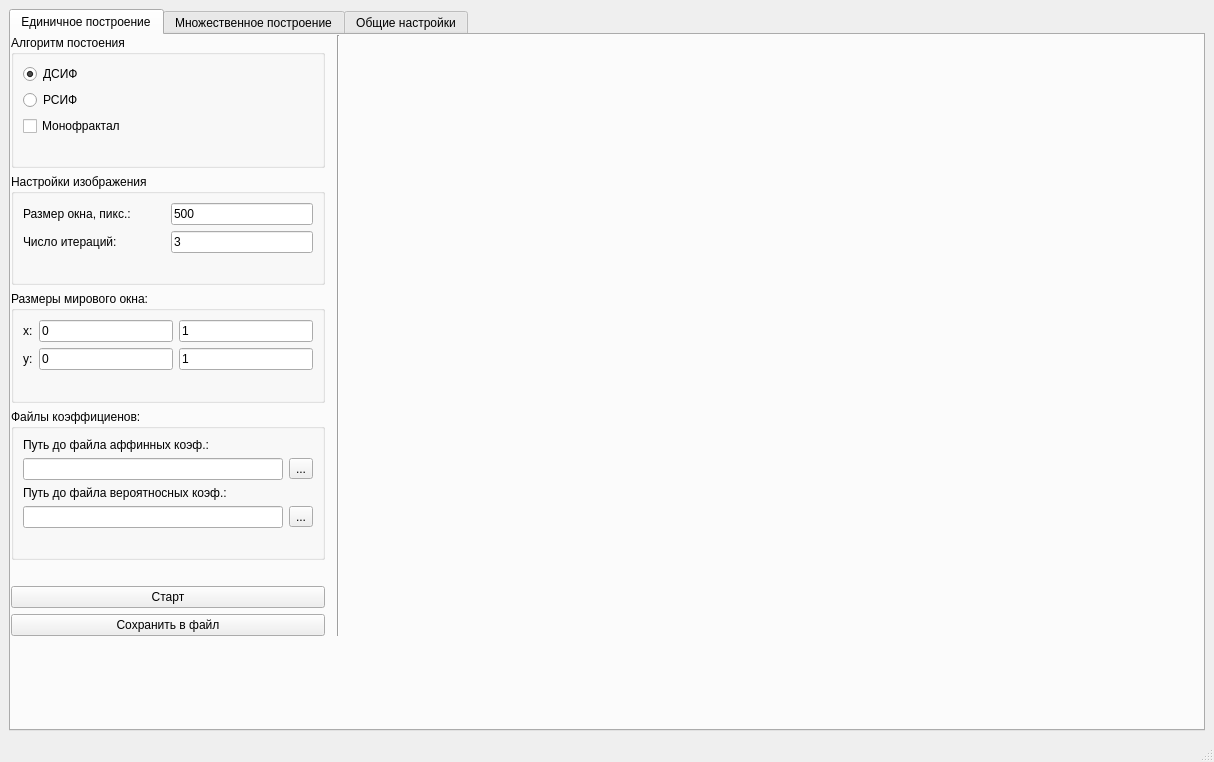
<?xml version="1.0" encoding="UTF-8"?>
<ui version="4.0">
 <class>fmMainMenu</class>
 <widget class="QMainWindow" name="fmMainMenu">
  <property name="geometry">
   <rect>
    <x>0</x>
    <y>0</y>
    <width>1214</width>
    <height>762</height>
   </rect>
  </property>
  <property name="windowTitle">
   <string>AttractorPainter</string>
  </property>
  <property name="windowIcon">
   <iconset>
    <normaloff>src/pixlr-bg-result (2).png</normaloff>
    <disabledoff>src/pixlr-bg-result (1).png</disabledoff>
    <disabledon>src/pixlr-bg-result (1).png</disabledon>src/pixlr-bg-result (2).png</iconset>
  </property>
  <widget class="QWidget" name="centralwidget">
   <layout class="QVBoxLayout" name="verticalLayout_3">
    <item>
     <widget class="QTabWidget" name="tabWidget">
      <property name="currentIndex">
       <number>0</number>
      </property>
      <widget class="QWidget" name="tab_singleBuilding">
       <attribute name="title">
        <string>Единичное построение</string>
       </attribute>
       <widget class="QLabel" name="label">
        <property name="geometry">
         <rect>
          <x>350</x>
          <y>9</y>
          <width>16</width>
          <height>17</height>
         </rect>
        </property>
        <property name="sizePolicy">
         <sizepolicy hsizetype="Minimum" vsizetype="Expanding">
          <horstretch>0</horstretch>
          <verstretch>0</verstretch>
         </sizepolicy>
        </property>
        <property name="text">
         <string/>
        </property>
       </widget>
       <widget class="QWidget" name="layoutWidget">
        <property name="geometry">
         <rect>
          <x>0</x>
          <y>0</y>
          <width>335</width>
          <height>601</height>
         </rect>
        </property>
        <layout class="QHBoxLayout" name="horizontalLayout_2">
         <item>
          <layout class="QVBoxLayout" name="verticalLayout_8">
           <item>
            <widget class="QGroupBox" name="groupBox_algType">
             <property name="title">
              <string>Алгоритм постоения</string>
             </property>
             <property name="flat">
              <bool>false</bool>
             </property>
             <property name="checkable">
              <bool>false</bool>
             </property>
             <layout class="QVBoxLayout" name="verticalLayout_algType">
              <item>
               <layout class="QVBoxLayout" name="verticalLayout">
                <item>
                 <widget class="QRadioButton" name="rb_DSIF">
                  <property name="text">
                   <string>ДСИФ</string>
                  </property>
                  <property name="checked">
                   <bool>true</bool>
                  </property>
                  <attribute name="buttonGroup">
                   <string notr="true">buttonGroup</string>
                  </attribute>
                 </widget>
                </item>
                <item>
                 <widget class="QRadioButton" name="rb_RSIF">
                  <property name="text">
                   <string>РСИФ</string>
                  </property>
                  <property name="checked">
                   <bool>false</bool>
                  </property>
                  <attribute name="buttonGroup">
                   <string notr="true">buttonGroup</string>
                  </attribute>
                 </widget>
                </item>
                <item>
                 <widget class="QCheckBox" name="cb_monocristal">
                  <property name="text">
                   <string>Монофрактал</string>
                  </property>
                 </widget>
                </item>
               </layout>
              </item>
              <item>
               <spacer name="verticalSpacer_2">
                <property name="orientation">
                 <enum>Qt::Vertical</enum>
                </property>
                <property name="sizeType">
                 <enum>QSizePolicy::Preferred</enum>
                </property>
                <property name="sizeHint" stdset="0">
                 <size>
                  <width>20</width>
                  <height>40</height>
                 </size>
                </property>
               </spacer>
              </item>
             </layout>
            </widget>
           </item>
           <item>
            <widget class="QGroupBox" name="groupBox_settings">
             <property name="title">
              <string>Настройки изображения</string>
             </property>
             <layout class="QVBoxLayout" name="verticalLayout_2">
              <item>
               <layout class="QHBoxLayout" name="hl_sizeWindow">
                <item>
                 <widget class="QLabel" name="label_sizeWindow">
                  <property name="text">
                   <string>Размер окна, пикс.:</string>
                  </property>
                 </widget>
                </item>
                <item>
                 <widget class="QLineEdit" name="le_sizeWindow">
                  <property name="sizePolicy">
                   <sizepolicy hsizetype="Minimum" vsizetype="Fixed">
                    <horstretch>0</horstretch>
                    <verstretch>0</verstretch>
                   </sizepolicy>
                  </property>
                  <property name="text">
                   <string>500</string>
                  </property>
                 </widget>
                </item>
               </layout>
              </item>
              <item>
               <layout class="QHBoxLayout" name="hl_level">
                <item>
                 <widget class="QLabel" name="label_level">
                  <property name="text">
                   <string>Число итераций:</string>
                  </property>
                 </widget>
                </item>
                <item>
                 <widget class="QLineEdit" name="le_level">
                  <property name="sizePolicy">
                   <sizepolicy hsizetype="Minimum" vsizetype="Fixed">
                    <horstretch>0</horstretch>
                    <verstretch>0</verstretch>
                   </sizepolicy>
                  </property>
                  <property name="text">
                   <string>3</string>
                  </property>
                 </widget>
                </item>
               </layout>
              </item>
              <item>
               <spacer name="verticalSpacer_3">
                <property name="orientation">
                 <enum>Qt::Vertical</enum>
                </property>
                <property name="sizeType">
                 <enum>QSizePolicy::Preferred</enum>
                </property>
                <property name="sizeHint" stdset="0">
                 <size>
                  <width>20</width>
                  <height>40</height>
                 </size>
                </property>
               </spacer>
              </item>
             </layout>
            </widget>
           </item>
           <item>
            <widget class="QGroupBox" name="groupBox_window">
             <property name="title">
              <string>Размеры мирового окна:</string>
             </property>
             <layout class="QVBoxLayout" name="verticalLayout_9">
              <item>
               <layout class="QHBoxLayout" name="horizontalLayout_6">
                <item>
                 <widget class="QLabel" name="label_2">
                  <property name="text">
                   <string>x:</string>
                  </property>
                 </widget>
                </item>
                <item>
                 <widget class="QLineEdit" name="le_x1">
                  <property name="text">
                   <string>0</string>
                  </property>
                 </widget>
                </item>
                <item>
                 <widget class="QLineEdit" name="le_x2">
                  <property name="text">
                   <string>1</string>
                  </property>
                 </widget>
                </item>
               </layout>
              </item>
              <item>
               <layout class="QHBoxLayout" name="horizontalLayout_8">
                <item>
                 <widget class="QLabel" name="label_4">
                  <property name="text">
                   <string>y:</string>
                  </property>
                 </widget>
                </item>
                <item>
                 <widget class="QLineEdit" name="le_y1">
                  <property name="text">
                   <string>0</string>
                  </property>
                 </widget>
                </item>
                <item>
                 <widget class="QLineEdit" name="le_y2">
                  <property name="text">
                   <string>1</string>
                  </property>
                 </widget>
                </item>
               </layout>
              </item>
              <item>
               <spacer name="verticalSpacer_7">
                <property name="orientation">
                 <enum>Qt::Vertical</enum>
                </property>
                <property name="sizeType">
                 <enum>QSizePolicy::Preferred</enum>
                </property>
                <property name="sizeHint" stdset="0">
                 <size>
                  <width>20</width>
                  <height>40</height>
                 </size>
                </property>
               </spacer>
              </item>
             </layout>
            </widget>
           </item>
           <item>
            <widget class="QGroupBox" name="groupBox_coef">
             <property name="title">
              <string>Файлы коэффициенов:</string>
             </property>
             <layout class="QVBoxLayout" name="verticalLayout_5">
              <item>
               <widget class="QLabel" name="label_coef">
                <property name="text">
                 <string>Путь до файла аффинных коэф.:</string>
                </property>
               </widget>
              </item>
              <item>
               <layout class="QHBoxLayout" name="horizontalLayout_3">
                <item>
                 <widget class="QLineEdit" name="le_pathToCoef"/>
                </item>
                <item>
                 <widget class="QToolButton" name="tb_getPath">
                  <property name="text">
                   <string>...</string>
                  </property>
                 </widget>
                </item>
               </layout>
              </item>
              <item>
               <widget class="QLabel" name="label_coef_probability">
                <property name="text">
                 <string>Путь до файла вероятносных коэф.:</string>
                </property>
               </widget>
              </item>
              <item>
               <layout class="QHBoxLayout" name="hl_pathToCoef_probability">
                <item>
                 <widget class="QLineEdit" name="le_pathToCoef_probability"/>
                </item>
                <item>
                 <widget class="QToolButton" name="tb_getPath_probability">
                  <property name="text">
                   <string>...</string>
                  </property>
                 </widget>
                </item>
               </layout>
              </item>
              <item>
               <spacer name="verticalSpacer">
                <property name="orientation">
                 <enum>Qt::Vertical</enum>
                </property>
                <property name="sizeType">
                 <enum>QSizePolicy::Preferred</enum>
                </property>
                <property name="sizeHint" stdset="0">
                 <size>
                  <width>20</width>
                  <height>40</height>
                 </size>
                </property>
               </spacer>
              </item>
             </layout>
            </widget>
           </item>
           <item>
            <spacer name="verticalSpacer_5">
             <property name="orientation">
              <enum>Qt::Vertical</enum>
             </property>
             <property name="sizeHint" stdset="0">
              <size>
               <width>20</width>
               <height>40</height>
              </size>
             </property>
            </spacer>
           </item>
           <item>
            <layout class="QVBoxLayout" name="vl_buttons">
             <item>
              <widget class="QPushButton" name="pushButton">
               <property name="text">
                <string>Старт</string>
               </property>
              </widget>
             </item>
             <item>
              <widget class="QPushButton" name="pb_saveToFile">
               <property name="text">
                <string>Сохранить в файл</string>
               </property>
              </widget>
             </item>
            </layout>
           </item>
          </layout>
         </item>
         <item>
          <widget class="Line" name="line">
           <property name="sizePolicy">
            <sizepolicy hsizetype="Preferred" vsizetype="Maximum">
             <horstretch>0</horstretch>
             <verstretch>0</verstretch>
            </sizepolicy>
           </property>
           <property name="minimumSize">
            <size>
             <width>15</width>
             <height>300</height>
            </size>
           </property>
           <property name="maximumSize">
            <size>
             <width>16777215</width>
             <height>16777212</height>
            </size>
           </property>
           <property name="orientation">
            <enum>Qt::Vertical</enum>
           </property>
          </widget>
         </item>
        </layout>
       </widget>
      </widget>
      <widget class="QWidget" name="tab_multiplrBuilding">
       <attribute name="title">
        <string>Множественное построение</string>
       </attribute>
       <widget class="QWidget" name="layoutWidget">
        <property name="geometry">
         <rect>
          <x>0</x>
          <y>0</y>
          <width>341</width>
          <height>491</height>
         </rect>
        </property>
        <layout class="QHBoxLayout" name="horizontalLayout_4">
         <item>
          <layout class="QVBoxLayout" name="verticalLayout_allSettings_multiple">
           <item>
            <widget class="QGroupBox" name="groupBox_algType_multiple">
             <property name="title">
              <string>Алгоритм постоения</string>
             </property>
             <property name="flat">
              <bool>false</bool>
             </property>
             <property name="checkable">
              <bool>false</bool>
             </property>
             <layout class="QVBoxLayout" name="verticalLayout_algType_2">
              <item>
               <layout class="QVBoxLayout" name="vl_alg_multiple">
                <item>
                 <widget class="QRadioButton" name="rb_DSIF_multiple">
                  <property name="text">
                   <string>ДСИФ</string>
                  </property>
                  <property name="checked">
                   <bool>true</bool>
                  </property>
                 </widget>
                </item>
                <item>
                 <widget class="QRadioButton" name="rb_RSIF_multiple">
                  <property name="text">
                   <string>РСИФ</string>
                  </property>
                  <property name="checked">
                   <bool>false</bool>
                  </property>
                 </widget>
                </item>
               </layout>
              </item>
              <item>
               <spacer name="vSpaser_alg_multiple">
                <property name="orientation">
                 <enum>Qt::Vertical</enum>
                </property>
                <property name="sizeType">
                 <enum>QSizePolicy::Preferred</enum>
                </property>
                <property name="sizeHint" stdset="0">
                 <size>
                  <width>20</width>
                  <height>40</height>
                 </size>
                </property>
               </spacer>
              </item>
             </layout>
            </widget>
           </item>
           <item>
            <widget class="QGroupBox" name="groupBox_settings_multiple">
             <property name="title">
              <string>Настройки изображения</string>
             </property>
             <layout class="QVBoxLayout" name="verticalLayout_4">
              <item>
               <layout class="QHBoxLayout" name="hl_sizeWindow_multiple">
                <item>
                 <widget class="QLabel" name="label_sizeWindow_multiple">
                  <property name="sizePolicy">
                   <sizepolicy hsizetype="Preferred" vsizetype="Preferred">
                    <horstretch>0</horstretch>
                    <verstretch>0</verstretch>
                   </sizepolicy>
                  </property>
                  <property name="maximumSize">
                   <size>
                    <width>16777215</width>
                    <height>16777215</height>
                   </size>
                  </property>
                  <property name="text">
                   <string>Размер окна, пикс.:</string>
                  </property>
                 </widget>
                </item>
                <item>
                 <widget class="QLineEdit" name="le_sizeWindow_multiple">
                  <property name="sizePolicy">
                   <sizepolicy hsizetype="Preferred" vsizetype="Fixed">
                    <horstretch>0</horstretch>
                    <verstretch>0</verstretch>
                   </sizepolicy>
                  </property>
                  <property name="text">
                   <string>500</string>
                  </property>
                 </widget>
                </item>
               </layout>
              </item>
              <item>
               <layout class="QHBoxLayout" name="hl_level_multiple">
                <item>
                 <widget class="QLabel" name="label_level_multiple">
                  <property name="sizePolicy">
                   <sizepolicy hsizetype="Preferred" vsizetype="Preferred">
                    <horstretch>0</horstretch>
                    <verstretch>0</verstretch>
                   </sizepolicy>
                  </property>
                  <property name="maximumSize">
                   <size>
                    <width>16777215</width>
                    <height>16777215</height>
                   </size>
                  </property>
                  <property name="text">
                   <string>Итерации:</string>
                  </property>
                 </widget>
                </item>
               </layout>
              </item>
              <item>
               <layout class="QHBoxLayout" name="horizontalLayout_5">
                <item>
                 <widget class="QLineEdit" name="le_level_minimum_multiple">
                  <property name="sizePolicy">
                   <sizepolicy hsizetype="Preferred" vsizetype="Preferred">
                    <horstretch>0</horstretch>
                    <verstretch>0</verstretch>
                   </sizepolicy>
                  </property>
                  <property name="minimumSize">
                   <size>
                    <width>0</width>
                    <height>0</height>
                   </size>
                  </property>
                  <property name="maximumSize">
                   <size>
                    <width>16777215</width>
                    <height>16777215</height>
                   </size>
                  </property>
                  <property name="text">
                   <string>3</string>
                  </property>
                 </widget>
                </item>
                <item>
                 <widget class="QLabel" name="label_line">
                  <property name="sizePolicy">
                   <sizepolicy hsizetype="Minimum" vsizetype="Minimum">
                    <horstretch>0</horstretch>
                    <verstretch>0</verstretch>
                   </sizepolicy>
                  </property>
                  <property name="minimumSize">
                   <size>
                    <width>10</width>
                    <height>10</height>
                   </size>
                  </property>
                  <property name="text">
                   <string>&lt;html&gt;&lt;head/&gt;&lt;body&gt;&lt;p align=&quot;center&quot;&gt;-&lt;/p&gt;&lt;/body&gt;&lt;/html&gt;</string>
                  </property>
                 </widget>
                </item>
                <item>
                 <widget class="QLineEdit" name="le_level_maximum_multiple">
                  <property name="sizePolicy">
                   <sizepolicy hsizetype="Preferred" vsizetype="Preferred">
                    <horstretch>0</horstretch>
                    <verstretch>0</verstretch>
                   </sizepolicy>
                  </property>
                  <property name="minimumSize">
                   <size>
                    <width>0</width>
                    <height>0</height>
                   </size>
                  </property>
                  <property name="maximumSize">
                   <size>
                    <width>16777215</width>
                    <height>16777215</height>
                   </size>
                  </property>
                  <property name="text">
                   <string>20</string>
                  </property>
                 </widget>
                </item>
               </layout>
              </item>
              <item>
               <spacer name="verticalSpacer_4">
                <property name="orientation">
                 <enum>Qt::Vertical</enum>
                </property>
                <property name="sizeType">
                 <enum>QSizePolicy::Preferred</enum>
                </property>
                <property name="sizeHint" stdset="0">
                 <size>
                  <width>20</width>
                  <height>40</height>
                 </size>
                </property>
               </spacer>
              </item>
             </layout>
            </widget>
           </item>
           <item>
            <widget class="QGroupBox" name="groupBox_coef_multiple">
             <property name="title">
              <string>Файлы коэффициентов</string>
             </property>
             <layout class="QVBoxLayout" name="verticalLayout_7">
              <item>
               <widget class="QLabel" name="label_coef_multiple">
                <property name="text">
                 <string>Путь до файла аффинных коэф.:</string>
                </property>
               </widget>
              </item>
              <item>
               <layout class="QHBoxLayout" name="hl_pathToCoef_multiple">
                <item>
                 <widget class="QLineEdit" name="le_pathToCoef_multiple"/>
                </item>
                <item>
                 <widget class="QToolButton" name="tb_getPath_multiple">
                  <property name="text">
                   <string>...</string>
                  </property>
                 </widget>
                </item>
               </layout>
              </item>
              <item>
               <widget class="QLabel" name="label_coef_probability_2">
                <property name="text">
                 <string>Путь до файла вероятносных коэф.:</string>
                </property>
               </widget>
              </item>
              <item>
               <layout class="QHBoxLayout" name="horizontalLayout_7">
                <item>
                 <widget class="QLineEdit" name="le_pathToCoef_probability_multiple"/>
                </item>
                <item>
                 <widget class="QToolButton" name="tb_getPath_probability_multiple">
                  <property name="text">
                   <string>...</string>
                  </property>
                 </widget>
                </item>
               </layout>
              </item>
              <item>
               <spacer name="verticalSpacer_multiple">
                <property name="orientation">
                 <enum>Qt::Vertical</enum>
                </property>
                <property name="sizeType">
                 <enum>QSizePolicy::Preferred</enum>
                </property>
                <property name="sizeHint" stdset="0">
                 <size>
                  <width>20</width>
                  <height>40</height>
                 </size>
                </property>
               </spacer>
              </item>
             </layout>
            </widget>
           </item>
           <item>
            <spacer name="verticalSpacer_6">
             <property name="orientation">
              <enum>Qt::Vertical</enum>
             </property>
             <property name="sizeHint" stdset="0">
              <size>
               <width>20</width>
               <height>40</height>
              </size>
             </property>
            </spacer>
           </item>
           <item>
            <widget class="QPushButton" name="pb_startMultipleAlg">
             <property name="text">
              <string>Выполнить построение</string>
             </property>
            </widget>
           </item>
          </layout>
         </item>
         <item>
          <widget class="Line" name="line_3">
           <property name="sizePolicy">
            <sizepolicy hsizetype="Preferred" vsizetype="Maximum">
             <horstretch>0</horstretch>
             <verstretch>0</verstretch>
            </sizepolicy>
           </property>
           <property name="minimumSize">
            <size>
             <width>15</width>
             <height>300</height>
            </size>
           </property>
           <property name="maximumSize">
            <size>
             <width>16777215</width>
             <height>16777212</height>
            </size>
           </property>
           <property name="orientation">
            <enum>Qt::Vertical</enum>
           </property>
          </widget>
         </item>
         <item>
          <widget class="Line" name="line_2">
           <property name="sizePolicy">
            <sizepolicy hsizetype="Preferred" vsizetype="Maximum">
             <horstretch>0</horstretch>
             <verstretch>0</verstretch>
            </sizepolicy>
           </property>
           <property name="orientation">
            <enum>Qt::Vertical</enum>
           </property>
          </widget>
         </item>
        </layout>
       </widget>
      </widget>
      <widget class="QWidget" name="tab_settings">
       <attribute name="title">
        <string>Общие настройки</string>
       </attribute>
       <widget class="QGroupBox" name="groupBox_imageSettings">
        <property name="geometry">
         <rect>
          <x>30</x>
          <y>30</y>
          <width>301</width>
          <height>101</height>
         </rect>
        </property>
        <property name="title">
         <string>Настройки изображения</string>
        </property>
        <layout class="QVBoxLayout" name="verticalLayout_6">
         <item>
          <layout class="QHBoxLayout" name="horizontalLayout">
           <item>
            <widget class="QLabel" name="label_pictureColor">
             <property name="text">
              <string>Цвет рисунка:</string>
             </property>
            </widget>
           </item>
           <item>
            <widget class="QLabel" name="label_color">
             <property name="lineWidth">
              <number>2</number>
             </property>
             <property name="text">
              <string/>
             </property>
            </widget>
           </item>
           <item>
            <widget class="QToolButton" name="toolButton">
             <property name="text">
              <string>...</string>
             </property>
            </widget>
           </item>
          </layout>
         </item>
         <item>
          <layout class="QHBoxLayout" name="hl_rgb">
           <item>
            <widget class="QLabel" name="label_red">
             <property name="text">
              <string>R:</string>
             </property>
            </widget>
           </item>
           <item>
            <widget class="QSpinBox" name="spinBox_color_red">
             <property name="maximum">
              <number>255</number>
             </property>
            </widget>
           </item>
           <item>
            <widget class="QLabel" name="label_green">
             <property name="text">
              <string>G:</string>
             </property>
            </widget>
           </item>
           <item>
            <widget class="QSpinBox" name="spinBox_color_green">
             <property name="maximum">
              <number>255</number>
             </property>
            </widget>
           </item>
           <item>
            <widget class="QLabel" name="label_blue">
             <property name="text">
              <string>B:</string>
             </property>
            </widget>
           </item>
           <item>
            <widget class="QSpinBox" name="spinBox_color_blue">
             <property name="prefix">
              <string/>
             </property>
             <property name="maximum">
              <number>255</number>
             </property>
            </widget>
           </item>
          </layout>
         </item>
         <item>
          <spacer name="vSpacer_imageColorBox">
           <property name="orientation">
            <enum>Qt::Vertical</enum>
           </property>
           <property name="sizeHint" stdset="0">
            <size>
             <width>20</width>
             <height>55</height>
            </size>
           </property>
          </spacer>
         </item>
        </layout>
       </widget>
      </widget>
     </widget>
    </item>
   </layout>
  </widget>
  <widget class="QMenuBar" name="menubar">
   <property name="geometry">
    <rect>
     <x>0</x>
     <y>0</y>
     <width>1214</width>
     <height>22</height>
    </rect>
   </property>
  </widget>
  <widget class="QStatusBar" name="statusbar"/>
 </widget>
 <resources/>
 <connections/>
 <buttongroups>
  <buttongroup name="buttonGroup"/>
 </buttongroups>
</ui>
